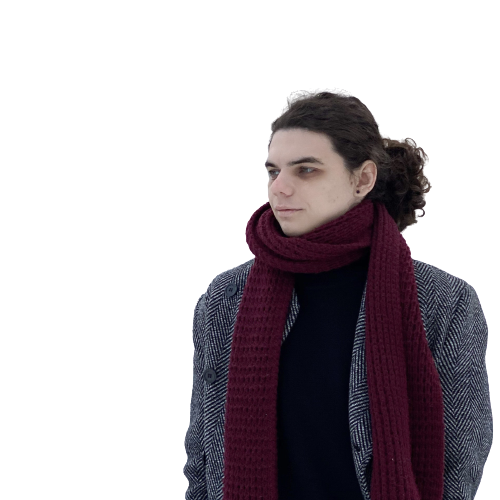
#> input picture week1/media/mask_portrait.png, 500 x 500 px
$ jupyter execute --allow-errors HW.ipynb   (shell and % lines are left out)
#> lines starting #> are read from the running program, lines starting #| are printed output that depends on the picture
## Реализация билатерального фильтра
В этом задании вам предстоит реализовать билатеральный фильтр. Будем реализовывать его маленькими частями.

[cell 1]
import numpy as np
from skimage import img_as_float, io, transform
from matplotlib import pyplot as plt

[cell 2]
import matplotlib

# Выставите те, что удобны вам
matplotlib.rcParams['figure.figsize'] = (20, 10)

Первым делом проверим что изображение и гид имеют одинаковые размеры. Нас интересует только высота и ширина.

[cell 3]
def check_images(image, guide) -> bool:
    pass

#> (a cell that did not finish here is left out)

Мы будем использовать фильтр свертки с динамическими весами. Такие фильтры уменьшают размер изображения. Для сохранения исходного размера изображения нам потребуется функция паддинга.

[cell 5]
def pad_image(image,
              pad_size, # Размер отступа
              mode='symmetric' # Передается в np.pad
             ) -> np.array:
    pass

[cell 6]
dummy_input = np.ones([3, 3])
#> (the rest of this cell did not finish here and is left out)

Теперь реализуем функцию, создающую ядро, основанное на расстоянии пикселей.

[cell 7]
def get_distance_kernel(kernel_size, sigma) -> np.array:
    pass

Теперь реализуем функцию, создающую ядро, основанное на разницу в яркости пикселей. Обратите внимание, что изображение может быть как одноканальным, так и многоканальным.

[cell 8]
# @numba.jit(nopython=True, parallel=True)
def get_intencity_kernel(pixel_value, # Значения центрального (референсного) пикселя
                         image_slice, # Срез картинки размером с ядро вокруг референсного пикселя
                         sigma
                        ) -> np.array:
    pass

#> (a cell that did not finish here is left out)

Наконец создадим основной проход по изображению. Тут нам необходимо:
1. Создать ядро для каждого пикселя
2. Свернуть всех соседей полученным ядром
3. Привести значение пикселей на отрезок [0, 1] (Гаранитируем вход такого формата далее)

[cell 10]
def main_loop(padded_image,
              padded_guide,
              distance_kernel,
              sigma_r,
              pad_size,
              kernel_size,
              output # Сюда будет записывать результат
             ) -> np.array:

    for i in range(output.shape[0]):
        for j in range(output.shape[1]):
            pass

Объеденим все вышенаписанное в одну функцию

[cell 11]
def bilateralfilter(image,
                    guide,
                    sigma_s, # Сигма для ядра на основе расстояний
                    sigma_r # Сигма для ядра на основе яркостей
                   ) -> np.array:
    # Первым делом надо привести изображения в формат float
    image = img_as_float(image)
    guide = img_as_float(guide)

    # Затем проверяем валидность изображений
    if not check_images(image, guide):
        raise Exeption('Guidance not aligned with image')

    # Расчитываем размер ядра и паддинга исходя из соображений, что для гауссова ядра нужне размер 6*sigma
    pad_size = int(np.ceil(3 * sigma_s))
    kernel_size = 2 * pad_size + 1


    padded_image = pad_image(image, pad_size)
    padded_guide = pad_image(guide, pad_size)

    # Предподсчитываем ядро на основе расстояний

    distance_kernel = get_distance_kernel(kernel_size, sigma_s)

    # Запускаем основной расчет
    output = np.zeros_like(image)
    output = main_loop(padded_image, padded_guide, distance_kernel, sigma_r, pad_size, kernel_size, output)
    return output

[cell 12]
removed = io.imread('./media/mask_portrait.png')
#> removed is the input picture: shape (500, 500, 4); mean R, G, B, A 20.8, 14.7, 19.3, 93.7
img = io.imread('./media/portrait.jpeg')
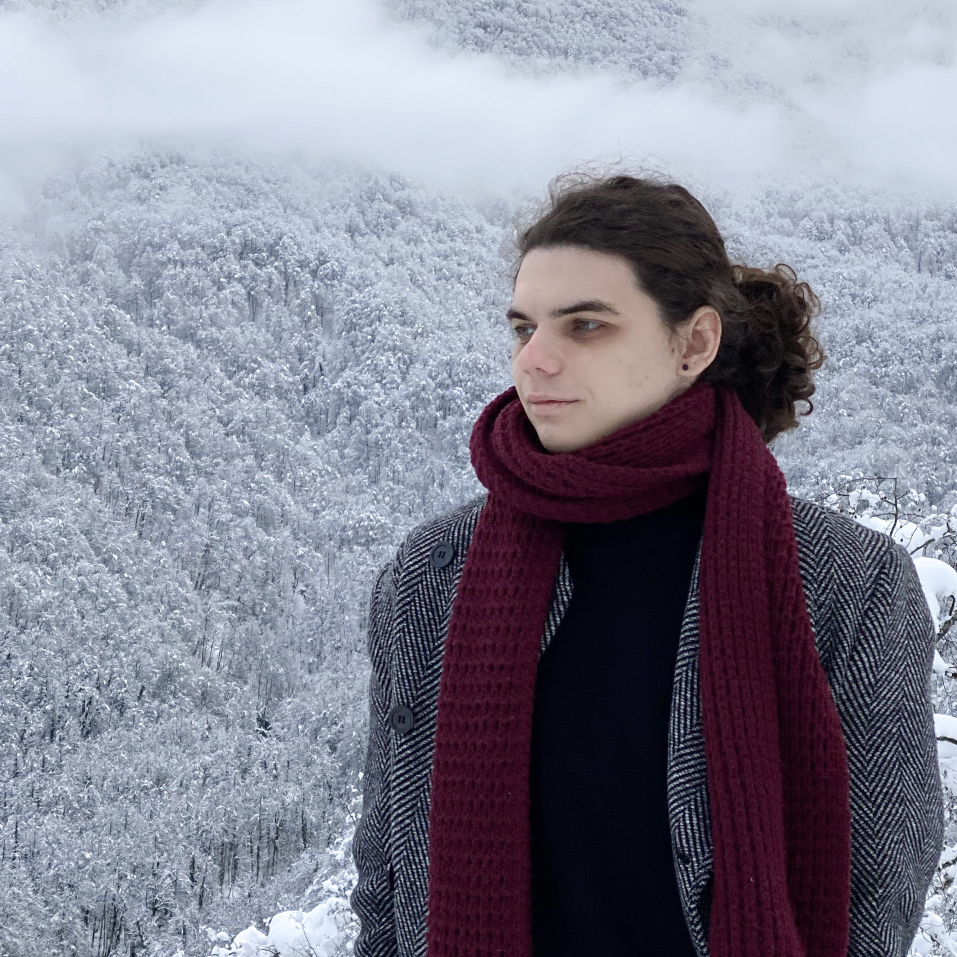
#> input picture week1/media/portrait.jpeg, 1914 x 1914 px (shown at 1/2 size)
#> img is the input picture: shape (1914, 1914, 3); mean R, G, B 129.6, 129.9, 144.3

img = transform.resize(img, [500, 500])
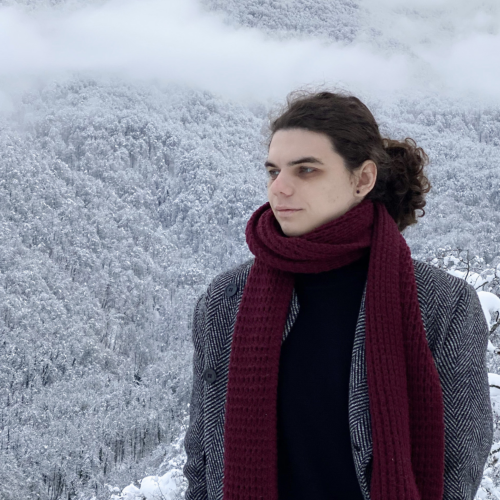
#> img: shape (500, 500, 3) float64; mean R, G, B 0.508, 0.509, 0.566

# Портим сегментационную маску. Для интереса
removed_bad =  transform.resize(removed[..., -1], [100, 100])
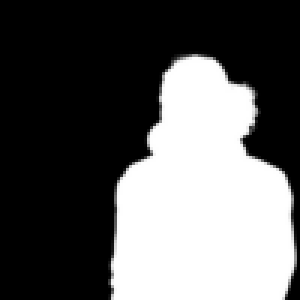
#> removed_bad: shape (100, 100) float64 (shown 3 times larger); min 0, max 1, mean 0.368
removed_bad =  transform.resize(removed_bad, [500, 500])
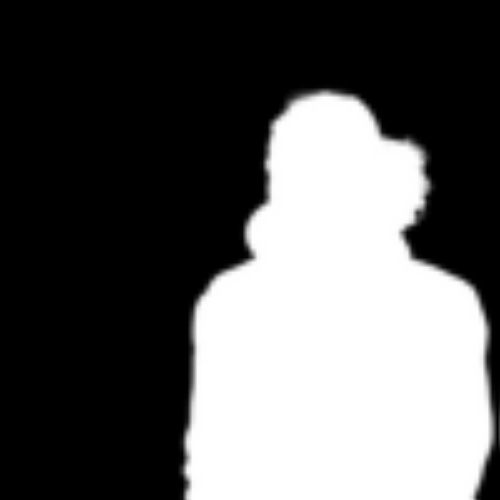
#> removed_bad: shape (500, 500) float64; min 0, max 1, mean 0.368

io.imshow(removed[..., -1])
io.show()
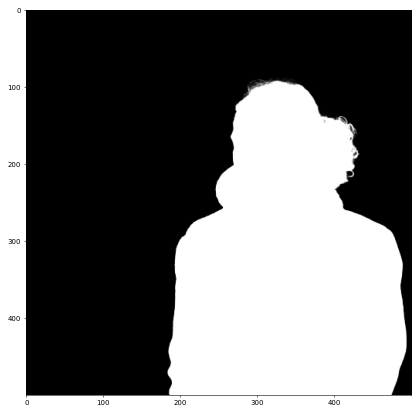
#> figure drawn by matplotlib, 1 panel
io.imshow(removed_bad)

[cell 13]
from tqdm import tqdm_notebook

#> (a cell that did not finish here is left out)


#> (a cell that did not finish here is left out)

#> (a cell that did not finish here is left out)

[cell 17]
img2 = io.imread('./media/image1.jpg')
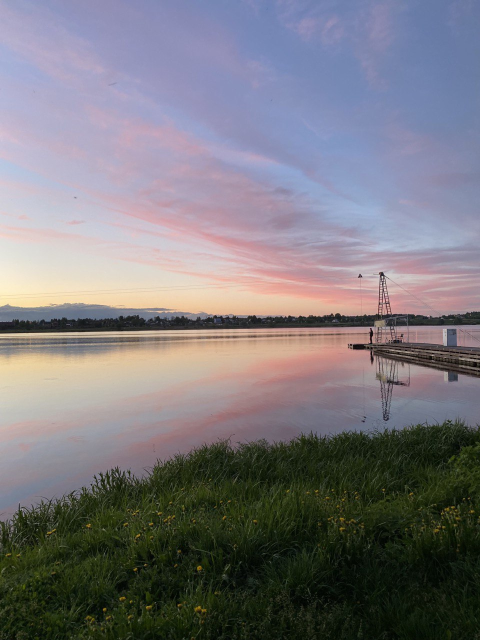
#> input picture week1/media/image1.jpg, 960 x 1280 px (shown at 1/2 size)
#> img2 is the input picture: shape (1280, 960, 3); mean R, G, B 122.3, 119.7, 125
img2 = transform.resize(img2, [640, 480]) # Меньше разрешение — быстрее работает
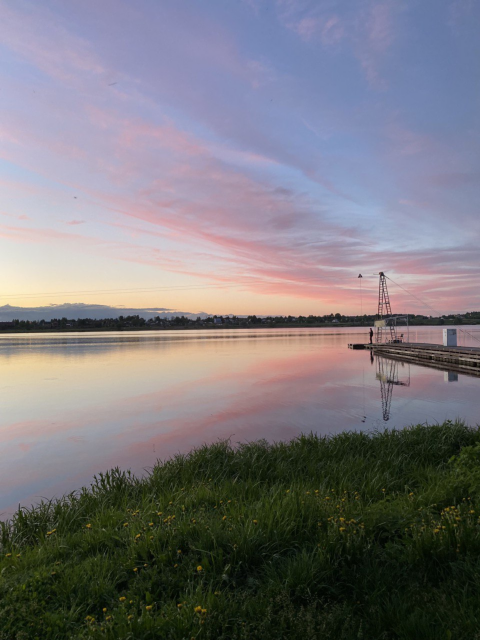
#> img2: shape (640, 480, 3) float64; mean R, G, B 0.48, 0.469, 0.49
io.imshow(img2)

#> (a cell that did not finish here is left out)
